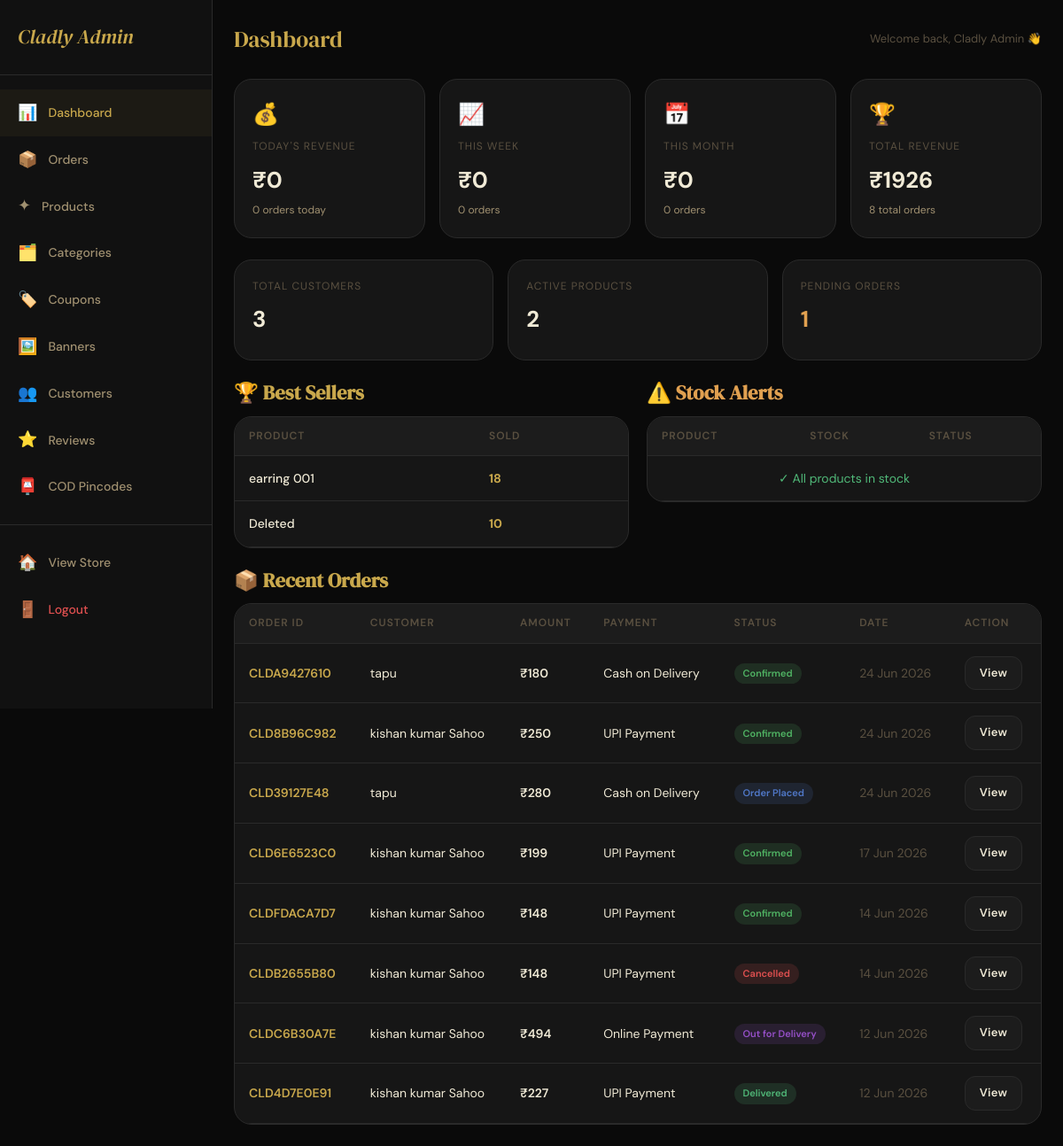
Screenshot of /admin-panel/ (signed in) with the database file from the repository.
### store/models.py (models this page shows, shortened)
class User(AbstractBaseUser, PermissionsMixin):
    full_name = models.CharField(max_length=150)
    email = models.EmailField(unique=True)
    mobile = models.CharField(max_length=15, unique=True, null=True, blank=True)
    is_active = models.BooleanField(default=True)
    is_staff = models.BooleanField(default=False)
    date_joined = models.DateTimeField(default=timezone.now)
    profile_image = models.ImageField(upload_to='profiles/', null=True, blank=True)
    referral_code = models.CharField(max_length=20, unique=True, blank=True)
    referred_by = models.ForeignKey('self', null=True, blank=True, on_delete=models.SET_NULL, related_name='referrals')
    referral_credits = models.DecimalField(max_digits=10, decimal_places=2, default=0)
    USERNAME_FIELD = 'email'
    REQUIRED_FIELDS = ['full_name']
    objects = UserManager()

class Order(models.Model):
    STATUS_CHOICES = [
        ('placed', 'Order Placed'),
        ('confirmed', 'Confirmed'),
        ('packed', 'Packed'),
        ('out_for_delivery', 'Out for Delivery'),
        ('delivered', 'Delivered'),
        ('cancelled', 'Cancelled'),
    ]
    PAYMENT_CHOICES = [
        ('cod', 'Cash on Delivery'),
        ('upi', 'UPI Payment'),
        ('online', 'Online Payment'),
    ]
    order_id = models.CharField(max_length=20, unique=True)
    user = models.ForeignKey(User, on_delete=models.SET_NULL, null=True, related_name='orders')
    address = models.ForeignKey(Address, on_delete=models.SET_NULL, null=True)
    delivery_name = models.CharField(max_length=150)
    delivery_mobile = models.CharField(max_length=15)
    delivery_address = models.TextField()
    delivery_college = models.CharField(max_length=200, blank=True)
    delivery_city = models.CharField(max_length=100)
    delivery_pincode = models.CharField(max_length=10)
    subtotal = models.DecimalField(max_digits=10, decimal_places=2)
    delivery_charge = models.DecimalField(max_digits=10, decimal_places=2, default=0)
    discount_amount = models.DecimalField(max_digits=10, decimal_places=2, default=0)
    grand_total = models.DecimalField(max_digits=10, decimal_places=2)
    coupon = models.ForeignKey(Coupon, on_delete=models.SET_NULL, null=True, blank=True)
    coupon_code = models.CharField(max_length=50, blank=True)
    payment_method = models.CharField(max_length=20, choices=PAYMENT_CHOICES, default='cod')
    payment_status = models.BooleanField(default=False)
    payment_transaction_id = models.CharField(max_length=200, blank=True)
    razorpay_order_id = models.CharField(max_length=200, blank=True)
    razorpay_payment_id = models.CharField(max_length=200, blank=True)
    razorpay_signature = models.CharField(max_length=500, blank=True)
    status = models.CharField(max_length=30, choices=STATUS_CHOICES, default='placed')
    placed_at = models.DateTimeField(auto_now_add=True)
    updated_at = models.DateTimeField(auto_now=True)
    expected_delivery = models.DateField(null=True, blank=True)
    notes = models.TextField(blank=True)
    referral_reward_given = models.BooleanField(default=False)
    cancel_reason = models.TextField(blank=True)
    cancelled_at = models.DateTimeField(null=True, blank=True)
    class Meta:
        ordering = ['-placed_at']

### store/views.py (the view)
# urls.py: path('admin-panel/', views.admin_dashboard, name='admin_dashboard'),
@user_passes_test(is_admin, login_url='/login/')
def admin_dashboard(request):
    today = timezone.now().date()
    week_start = today - timedelta(days=7)
    month_start = today.replace(day=1)
    daily_orders = Order.objects.filter(placed_at__date=today)
    weekly_orders = Order.objects.filter(placed_at__date__gte=week_start)
    monthly_orders = Order.objects.filter(placed_at__date__gte=month_start)
    daily_revenue = daily_orders.aggregate(total=Sum('grand_total'))['total'] or 0
    weekly_revenue = weekly_orders.aggregate(total=Sum('grand_total'))['total'] or 0
    monthly_revenue = monthly_orders.aggregate(total=Sum('grand_total'))['total'] or 0
    total_revenue = Order.objects.aggregate(total=Sum('grand_total'))['total'] or 0
    best_sellers = OrderItem.objects.values(
        'product__name', 'product__id'
    ).annotate(total_sold=Sum('quantity')).order_by('-total_sold')[:10]
    low_stock = Product.objects.filter(stock_status='low_stock')
    out_of_stock = Product.objects.filter(stock_status='out_of_stock')
    pending_orders = Order.objects.filter(status='placed').count()
    total_customers = User.objects.filter(is_staff=False).count()
    total_products = Product.objects.filter(is_active=True).count()
    recent_orders = Order.objects.order_by('-placed_at')[:10]
    return render(request, 'store/admin/dashboard.html', {
        'daily_revenue': daily_revenue,
        'weekly_revenue': weekly_revenue,
        'monthly_revenue': monthly_revenue,
        'total_revenue': total_revenue,
        'daily_orders': daily_orders.count(),
        'weekly_orders': weekly_orders.count(),
        'monthly_orders': monthly_orders.count(),
        'total_orders': Order.objects.count(),
        'best_sellers': best_sellers,
        'low_stock': low_stock,
        'out_of_stock': out_of_stock,
        'pending_orders': pending_orders,
        'total_customers': total_customers,
        'total_products': total_products,
        'recent_orders': recent_orders,
    })

### store/context_processors.py (called while the page is built)
def cart_wishlist_count(request):
    cart_count = 0
    wishlist_count = 0
    notif_count = 0
    if request.user.is_authenticated:
        cart_count = Cart.objects.filter(user=request.user).count()
        wishlist_count = Wishlist.objects.filter(user=request.user).count()
        notif_count = Notification.objects.filter(user=request.user, is_read=False).count()
    else:
        session_key = request.session.session_key
        if session_key:
            cart_count = Cart.objects.filter(session_key=session_key).count()
    return {
        'cart_count': cart_count,
        'wishlist_count': wishlist_count,
        'notif_count': notif_count,
    }

def categories_list(request):
    categories = Category.objects.filter(is_active=True).order_by('order', 'name')
    return {'nav_categories': categories}

### store/views.py (called while the page is built)
def is_admin(user):
    return user.is_authenticated and user.is_staff

### store/templates/store/admin/dashboard.html (shortened to what this page needs)
{% extends 'store/admin/base_admin.html' %}
{% block admin_content %}
<div class="admin-header">
  <div class="admin-page-title">Dashboard</div>
  <div style="font-size:13px;color:var(--text-muted);">Welcome back, {{ request.user.full_name }} 👋</div>
</div>
<div class="stats-grid">
  <div class="stat-card">
    <div class="stat-card-icon">💰</div>
    <div class="stat-card-label">Today's Revenue</div>
    <div class="stat-card-value">₹{{ daily_revenue|floatformat:0 }}</div>
    <div class="stat-card-sub">{{ daily_orders }} orders today</div>
  </div>
  <div class="stat-card">
    <div class="stat-card-icon">📈</div>
    <div class="stat-card-label">This Week</div>
    <div class="stat-card-value">₹{{ weekly_revenue|floatformat:0 }}</div>
    <div class="stat-card-sub">{{ weekly_orders }} orders</div>
  </div>
  <div class="stat-card">
    <div class="stat-card-icon">📅</div>
    <div class="stat-card-label">This Month</div>
    <div class="stat-card-value">₹{{ monthly_revenue|floatformat:0 }}</div>
    <div class="stat-card-sub">{{ monthly_orders }} orders</div>
  </div>
  <div class="stat-card">
    <div class="stat-card-icon">🏆</div>
    <div class="stat-card-label">Total Revenue</div>
    <div class="stat-card-value">₹{{ total_revenue|floatformat:0 }}</div>
    <div class="stat-card-sub">{{ total_orders }} total orders</div>
  </div>
</div>
<div class="stats-grid" style="grid-template-columns:repeat(3,1fr);margin-bottom:24px;">
  <div class="stat-card">
    <div class="stat-card-label">Total Customers</div>
    <div class="stat-card-value">{{ total_customers }}</div>
  </div>
  <div class="stat-card">
    <div class="stat-card-label">Active Products</div>
    <div class="stat-card-value">{{ total_products }}</div>
  </div>
  <div class="stat-card">
    <div class="stat-card-label">Pending Orders</div>
    <div class="stat-card-value" style="color:var(--warning);">{{ pending_orders }}</div>
  </div>
</div>
<div style="display:grid;grid-template-columns:1fr 1fr;gap:20px;margin-bottom:24px;">
  <div>
    <h3 style="font-family:var(--font-display);color:var(--gold);margin-bottom:12px;">🏆 Best Sellers</h3>
    <div class="table-wrap">
      <table class="data-table">
        <thead><tr><th>Product</th><th>Sold</th></tr></thead>
        <tbody>
          {% for item in best_sellers %}
            <tr>
              <td style="font-weight:500;">{{ item.product__name|default:"Deleted"|truncatechars:30 }}</td>
              <td style="color:var(--gold);font-weight:700;">{{ item.total_sold }}</td>
            </tr>
          {% empty %}
            <tr><td colspan="2" style="text-align:center;color:var(--text-muted);">No sales yet</td></tr>
          {% endfor %}
        </tbody>
      </table>
    </div>
  </div>
  <div>
    <h3 style="font-family:var(--font-display);color:var(--warning);margin-bottom:12px;">⚠️ Stock Alerts</h3>
    <div class="table-wrap">
      <table class="data-table">
        <thead><tr><th>Product</th><th>Stock</th><th>Status</th></tr></thead>
        <tbody>
          {% if not low_stock and not out_of_stock %}
            <tr><td colspan="3" style="text-align:center;color:var(--success);">✓ All products in stock</td></tr>
          {% endif %}
        </tbody>
      </table>
    </div>
  </div>
</div>
<h3 style="font-family:var(--font-display);color:var(--gold);margin-bottom:12px;">📦 Recent Orders</h3>
<div class="table-wrap">
  <table class="data-table">
    <thead>
      <tr>
        <th>Order ID</th><th>Customer</th><th>Amount</th><th>Payment</th><th>Status</th><th>Date</th><th>Action</th>
      </tr>
    </thead>
    <tbody>
      {% for order in recent_orders %}
        <tr>
          <td style="color:var(--gold);font-weight:600;">{{ order.order_id }}</td>
          <td>{{ order.delivery_name }}</td>
          <td style="font-weight:600;">₹{{ order.grand_total|floatformat:0 }}</td>
          <td>{{ order.get_payment_method_display }}</td>
          <td><span class="status-badge status-{{ order.status }}">{{ order.get_status_display }}</span></td>
          <td style="color:var(--text-muted);">{{ order.placed_at|date:"d M Y" }}</td>
          <td><a href="{% url 'admin_order_detail' order.order_id %}" class="btn btn-dark btn-sm">View</a></td>
        </tr>
      {% empty %}
        <tr><td colspan="7" style="text-align:center;color:var(--text-muted);">No orders yet</td></tr>
      {% endfor %}
    </tbody>
  </table>
</div>
{% endblock %}

### store/static/store/css/main.css (style rules this page uses)
:root { --gold: #C9A84C; --gold-light: #E8C96A; --gold-dark: #A07830; --gold-pale: #F5EDD6; --black: #0A0A0A; --black-soft: #111111; --black-card: #161616; --surface: #1C1C1C; --border: #2A2A2A; --border-gold: rgba(201,168,76,0.25); --text-primary: #F0EAD6; --text-secondary: #A09070; --text-muted: #5A5040; --white: #FFFFFF; --error: #E05050; --success: #50B878; --warning: #E0A050; --font-display: 'DM Serif Display', 'Playfair Display', Georgia, serif; --font-body: 'DM Sans', system-ui, sans-serif; --radius-sm: 6px; --radius: 12px; --radius-lg: 20px; --radius-xl: 32px; --shadow-gold: 0 4px 24px rgba(201,168,76,0.15); --shadow-deep: 0 8px 40px rgba(0,0,0,0.6); --shadow-card: 0 2px 16px rgba(0,0,0,0.4); --transition: 0.3s cubic-bezier(0.4, 0, 0.2, 1); }
body, .navbar, .category-nav, .product-card, .cart-item, .form-card, .checkout-section, .admin-sidebar, .stat-card, .table-wrap, footer.footer { transition: background-color 0.3s ease, border-color 0.3s ease, color 0.3s ease; }
*, *::before, *::after { box-sizing: border-box; margin: 0; padding: 0; }
html { scroll-behavior: smooth; -webkit-text-size-adjust: 100%; }
body { font-family: var(--font-body); background: var(--black); color: var(--text-primary); font-size: 15px; line-height: 1.6; overflow-x: hidden; }
a { color: var(--gold); text-decoration: none; transition: color var(--transition); }
h1, h2, h3 { font-family: var(--font-display); line-height: 1.2; }
h3 { font-size: clamp(1.1rem, 3vw, 1.4rem); }
.btn { display: inline-flex; align-items: center; justify-content: center; gap: 8px; padding: 12px 24px; border-radius: var(--radius); font-family: var(--font-body); font-size: 14px; font-weight: 600; border: none; cursor: pointer; transition: all var(--transition); text-decoration: none; letter-spacing: 0.3px; white-space: nowrap; }
.btn-dark { background: var(--surface); color: var(--text-primary); border: 1px solid var(--border); }
.btn-sm { padding: 8px 16px; font-size: 13px; }
.admin-header { display: flex; justify-content: space-between; align-items: center; margin-bottom: 24px; }
.admin-page-title { font-family: var(--font-display); font-size: 1.6rem; color: var(--gold); }
.stats-grid { display: grid; grid-template-columns: repeat(2, 1fr); gap: 16px; margin-bottom: 24px; }
@media (min-width: 900px) { .stats-grid { grid-template-columns: repeat(4, 1fr); } }
.stat-card { background: var(--black-card); border: 1px solid var(--border); border-radius: var(--radius-lg); padding: 20px; transition: border-color var(--transition); }
.stat-card-label { font-size: 12px; color: var(--text-muted); margin-bottom: 8px; text-transform: uppercase; letter-spacing: 1px; }
.stat-card-value { font-size: 1.6rem; font-weight: 700; color: var(--text-primary); margin-bottom: 4px; }
.stat-card-sub { font-size: 12px; color: var(--text-secondary); }
.stat-card-icon { font-size: 24px; color: var(--gold); margin-bottom: 8px; }
.data-table { width: 100%; border-collapse: collapse; }
.data-table th { background: var(--surface); padding: 12px 16px; text-align: left; font-size: 12px; color: var(--text-muted); font-weight: 600; text-transform: uppercase; letter-spacing: 1px; border-bottom: 1px solid var(--border); }
.data-table td { padding: 14px 16px; border-bottom: 1px solid var(--border); font-size: 14px; vertical-align: middle; }
.table-wrap { background: var(--black-card); border: 1px solid var(--border); border-radius: var(--radius-lg); overflow: hidden; overflow-x: auto; }
.status-badge { display: inline-block; padding: 3px 10px; border-radius: 20px; font-size: 11px; font-weight: 600; }
.status-placed { background: rgba(80,120,200,0.15); color: #5078C8; }
.status-confirmed { background: rgba(80,180,100,0.15); color: #50B464; }
.status-out_for_delivery { background: rgba(150,80,200,0.15); color: #9650C8; }
.status-delivered { background: rgba(80,184,120,0.15); color: var(--success); }
.status-cancelled { background: rgba(224,80,80,0.15); color: var(--error); }

### rows the page displays
User: user.full_name "Cladly Admin"
Order: order_id "CLDA9427610", delivery_name "tapu", grand_total "180", payment_method "Cash on Delivery", status "Confirmed", placed_at "24 Jun 2026"
Order: order_id "CLD8B96C982", delivery_name "kishan kumar Sahoo", grand_total "250", payment_method "UPI Payment", status "Confirmed", placed_at "24 Jun 2026"
Order: order_id "CLD39127E48", delivery_name "tapu", grand_total "280", payment_method "Cash on Delivery", status "Order Placed", placed_at "24 Jun 2026"
Order: order_id "CLD6E6523C0", delivery_name "kishan kumar Sahoo", grand_total "199", payment_method "UPI Payment", status "Confirmed", placed_at "17 Jun 2026"
Order: order_id "CLDFDACA7D7", delivery_name "kishan kumar Sahoo", grand_total "148", payment_method "UPI Payment", status "Confirmed", placed_at "14 Jun 2026"
Order: order_id "CLDB2655B80", delivery_name "kishan kumar Sahoo", grand_total "148", payment_method "UPI Payment", status "Cancelled", placed_at "14 Jun 2026"
Order: order_id "CLDC6B30A7E", delivery_name "kishan kumar Sahoo", grand_total "494", payment_method "Online Payment", status "Out for Delivery", placed_at "12 Jun 2026"
Order: order_id "CLD4D7E0E91", delivery_name "kishan kumar Sahoo", grand_total "227", payment_method "UPI Payment", status "Delivered", placed_at "12 Jun 2026"

### other values shown
{{ daily_revenue|floatformat:0 }} "0"
{{ daily_orders }} "0"
{{ weekly_revenue|floatformat:0 }} "0"
{{ weekly_orders }} "0"
{{ monthly_revenue|floatformat:0 }} "0"
{{ monthly_orders }} "0"
{{ total_revenue|floatformat:0 }} "1926"
{{ total_orders }} "8"
{{ total_customers }} "3"
{{ total_products }} "2"
{{ pending_orders }} "1"
{{ item.product__name|default:"Deleted"|truncatechars:30 }} "earring 001" "Deleted"
{{ item.total_sold }} "18" "10"
